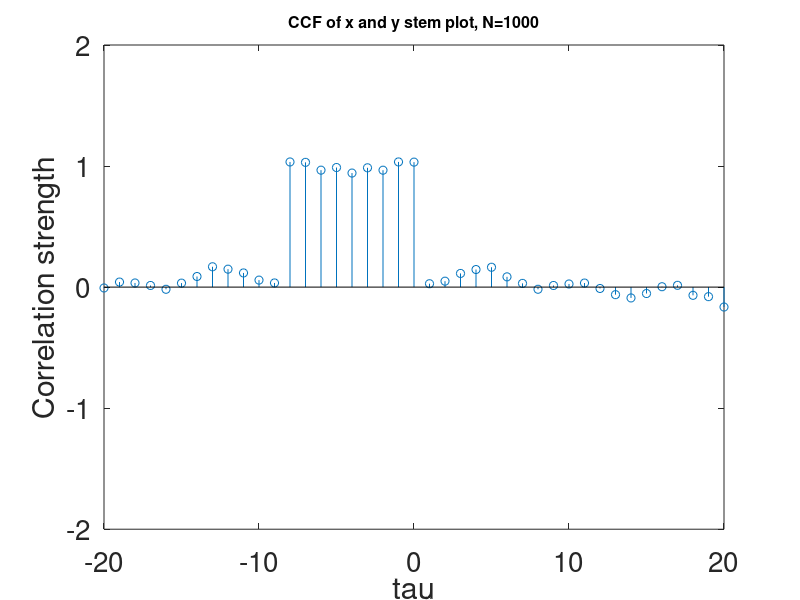

The MATLAB script that drew this image:
% ASP CW Q 2.2
clear all;
close all; 

% q221
N = 1000;
a = [1];
filt_order = 9;
b = ones(filt_order,1);

x = randn(1, N);
y=filter(b,a,x);

[acf, tau] = xcorr(x,y, 'unbiased');

stem(tau, acf);
title(['\fontsize{16}CCF of x and y stem plot, N=', num2str(N)]); 
xlabel('tau'); ylabel('Correlation strength')
xlim([-20 20]);
set(gca, 'Fontsize', 20);
saveas(gcf, 'CW2_q221', 'epsc');